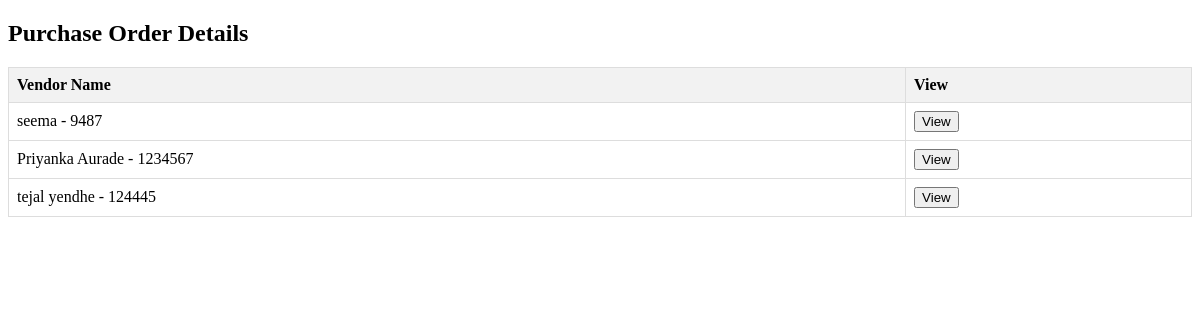
The page /historical_details on the database its author committed.
### vms/models.py (models this page shows, shortened)
class HistoricalPerformance(models.Model):
    vendor = models.ForeignKey(Vendor, on_delete=models.CASCADE)
    date = models.DateTimeField()
    on_time_delivery_rate = models.FloatField()
    quality_rating_avg = models.FloatField()
    average_response_time = models.FloatField()
    fulfillment_rate = models.FloatField()

class Vendor(models.Model):
    name = models.CharField(max_length=50)
    contact_details = models.TextField()
    address = models.TextField()
    vendor_code = models.CharField(max_length=20, unique=True)
    on_time_delivery_rate = models.FloatField(default=0)
    quality_rating_avg = models.FloatField(default=0)
    average_response_time = models.FloatField(default=0)
    fulfillment_rate = models.FloatField(default=0)
    def __str__(self):
        return f'{self.name} - {self.vendor_code}'

### vms/views.py (the view)
# urls.py: path('historical_details', views.historical_details, name='historical_details'),
def historical_details(request):
    data = HistoricalPerformance.objects.all()
    context ={
        'data':data,
    }
    return render(request, 'performance/view_performance.html', context)

### templates/performance/view_performance.html (shortened to what this page needs)
<!DOCTYPE html>
<html lang="en">
<head>
</head>
<body>
    <h2>Purchase Order Details</h2>
    <table>
        <thead>
            <tr>
                <th>Vendor Name</th>
                <th>View</th>
            </tr>
        </thead>
        <tbody>
            {% for per in data %}
                <tr class="vendor-row" data-vendor-id="{{ per.id }}">
                    <td>{{ per.vendor }}</td>
                    <td>
                        <form method="get" action="/api/vendors/{{ per.id }}/performance">
                            <button type="submit" class="edit-button">View</button>
                        </form>
                    </td>
                </tr>
            {% endfor %}
        </tbody>
    </table>
    </body>
</html>

### templates/performance/view_performance.html (style rules this page uses)
table { width: 100%; border-collapse: collapse; }
th, td { border: 1px solid #dddddd; text-align: left; padding: 8px; }
th { background-color: #f2f2f2; }

### rows shown on the page
HistoricalPerformance: vendor "seema - 9487"
HistoricalPerformance: vendor "Priyanka Aurade - 1234567"
HistoricalPerformance: vendor "tejal yendhe - 124445"
